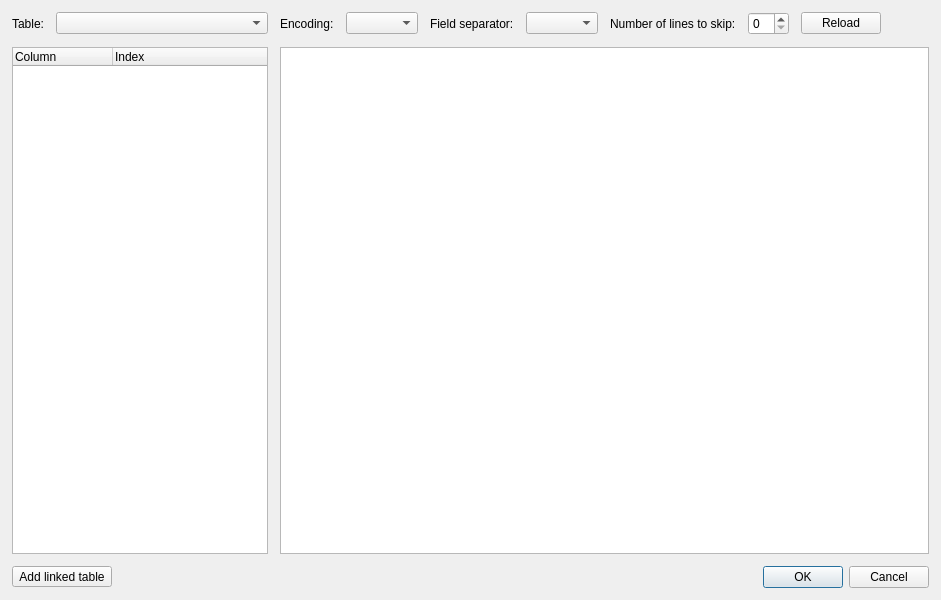
<?xml version="1.0" encoding="UTF-8"?>
<ui version="4.0">
 <author>Matus &amp; Michal Tomlein</author>
 <class>ImportCsvDialogue</class>
 <widget class="QDialog" name="ImportCsvDialogue">
  <property name="geometry">
   <rect>
    <x>0</x>
    <y>0</y>
    <width>941</width>
    <height>600</height>
   </rect>
  </property>
  <property name="windowTitle">
   <string>Import CSV - Leaklog</string>
  </property>
  <property name="windowIcon">
   <iconset resource="../rc/resources.qrc">
    <normaloff>:/images/images/import.png</normaloff>:/images/images/import.png</iconset>
  </property>
  <layout class="QGridLayout" name="gridLayout">
   <property name="margin">
    <number>12</number>
   </property>
   <property name="spacing">
    <number>12</number>
   </property>
   <item row="0" column="2">
    <widget class="QLabel" name="lbl_encoding">
     <property name="sizePolicy">
      <sizepolicy hsizetype="Maximum" vsizetype="Preferred">
       <horstretch>0</horstretch>
       <verstretch>0</verstretch>
      </sizepolicy>
     </property>
     <property name="text">
      <string>Encoding:</string>
     </property>
    </widget>
   </item>
   <item row="0" column="3" colspan="2">
    <widget class="QComboBox" name="cb_encoding"/>
   </item>
   <item row="0" column="5">
    <widget class="QLabel" name="lbl_separator">
     <property name="sizePolicy">
      <sizepolicy hsizetype="Maximum" vsizetype="Preferred">
       <horstretch>0</horstretch>
       <verstretch>0</verstretch>
      </sizepolicy>
     </property>
     <property name="text">
      <string>Field separator:</string>
     </property>
    </widget>
   </item>
   <item row="0" column="6">
    <widget class="QComboBox" name="cb_separator"/>
   </item>
   <item row="0" column="7">
    <widget class="QLabel" name="lbl_skip_lines">
     <property name="sizePolicy">
      <sizepolicy hsizetype="Maximum" vsizetype="Preferred">
       <horstretch>0</horstretch>
       <verstretch>0</verstretch>
      </sizepolicy>
     </property>
     <property name="text">
      <string>Number of lines to skip:</string>
     </property>
    </widget>
   </item>
   <item row="0" column="8">
    <widget class="QSpinBox" name="spb_skip_lines"/>
   </item>
   <item row="0" column="9">
    <widget class="QPushButton" name="btn_reload">
     <property name="text">
      <string>Reload</string>
     </property>
    </widget>
   </item>
   <item row="0" column="10">
    <spacer name="horizontalSpacer_2">
     <property name="orientation">
      <enum>Qt::Horizontal</enum>
     </property>
     <property name="sizeHint" stdset="0">
      <size>
       <width>0</width>
       <height>0</height>
      </size>
     </property>
    </spacer>
   </item>
   <item row="1" column="0" colspan="2">
    <widget class="QTreeWidget" name="trw_columns">
     <property name="editTriggers">
      <set>QAbstractItemView::NoEditTriggers</set>
     </property>
     <property name="indentation">
      <number>0</number>
     </property>
     <property name="uniformRowHeights">
      <bool>true</bool>
     </property>
     <column>
      <property name="text">
       <string>Column</string>
      </property>
     </column>
     <column>
      <property name="text">
       <string>Index</string>
      </property>
     </column>
    </widget>
   </item>
   <item row="1" column="2" colspan="10">
    <widget class="QTableWidget" name="tw_content">
     <property name="editTriggers">
      <set>QAbstractItemView::NoEditTriggers</set>
     </property>
    </widget>
   </item>
   <item row="2" column="3" colspan="9">
    <widget class="QDialogButtonBox" name="id_bb">
     <property name="orientation">
      <enum>Qt::Horizontal</enum>
     </property>
     <property name="standardButtons">
      <set>QDialogButtonBox::Cancel|QDialogButtonBox::Ok</set>
     </property>
    </widget>
   </item>
   <item row="0" column="0">
    <widget class="QLabel" name="lbl_table">
     <property name="sizePolicy">
      <sizepolicy hsizetype="Maximum" vsizetype="Preferred">
       <horstretch>0</horstretch>
       <verstretch>0</verstretch>
      </sizepolicy>
     </property>
     <property name="text">
      <string>Table:</string>
     </property>
    </widget>
   </item>
   <item row="0" column="1">
    <widget class="QComboBox" name="cb_table"/>
   </item>
   <item row="2" column="0" colspan="2">
    <widget class="QToolButton" name="add_linked_table_btn">
     <property name="text">
      <string>Add linked table</string>
     </property>
    </widget>
   </item>
  </layout>
 </widget>
 <layoutdefault spacing="6" margin="6"/>
 <resources>
  <include location="../rc/resources.qrc"/>
 </resources>
 <connections>
  <connection>
   <sender>id_bb</sender>
   <signal>accepted()</signal>
   <receiver>ImportCsvDialogue</receiver>
   <slot>accept()</slot>
   <hints>
    <hint type="sourcelabel">
     <x>248</x>
     <y>254</y>
    </hint>
    <hint type="destinationlabel">
     <x>157</x>
     <y>274</y>
    </hint>
   </hints>
  </connection>
  <connection>
   <sender>id_bb</sender>
   <signal>rejected()</signal>
   <receiver>ImportCsvDialogue</receiver>
   <slot>reject()</slot>
   <hints>
    <hint type="sourcelabel">
     <x>316</x>
     <y>260</y>
    </hint>
    <hint type="destinationlabel">
     <x>286</x>
     <y>274</y>
    </hint>
   </hints>
  </connection>
 </connections>
</ui>
